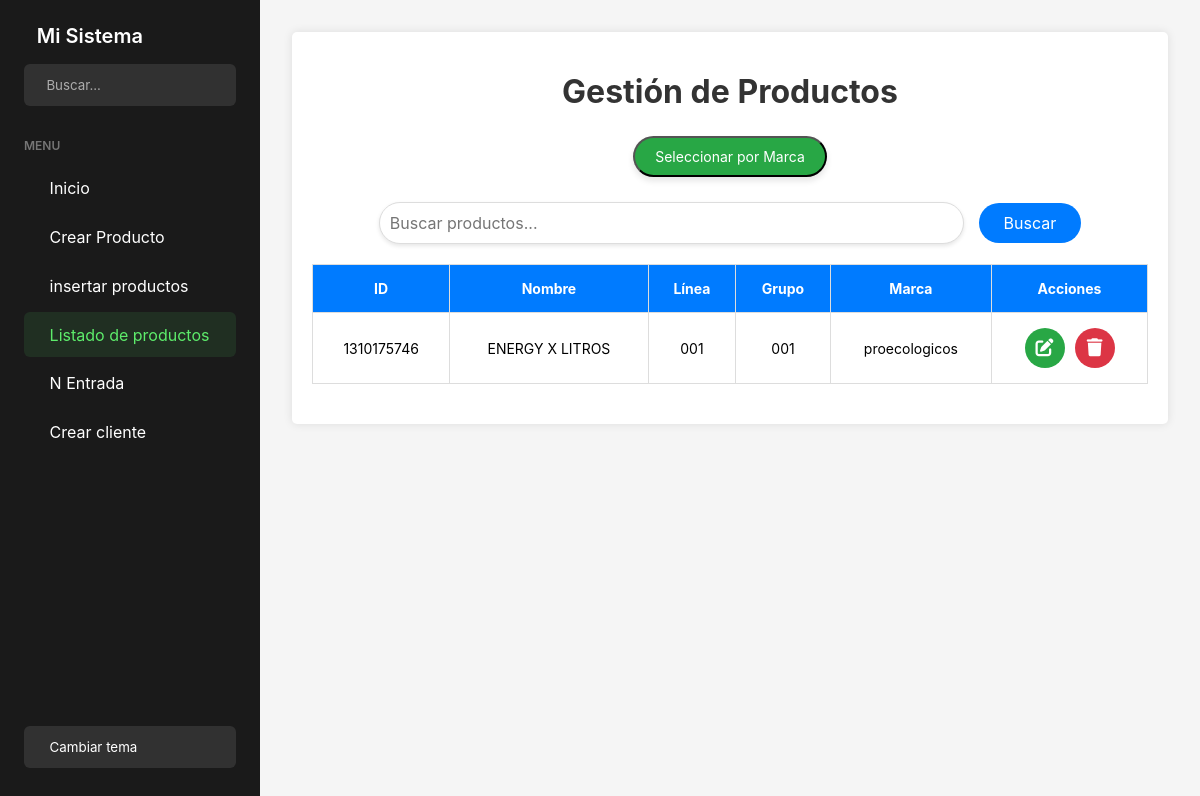
Page /productos_listado/ on the earlier database version.
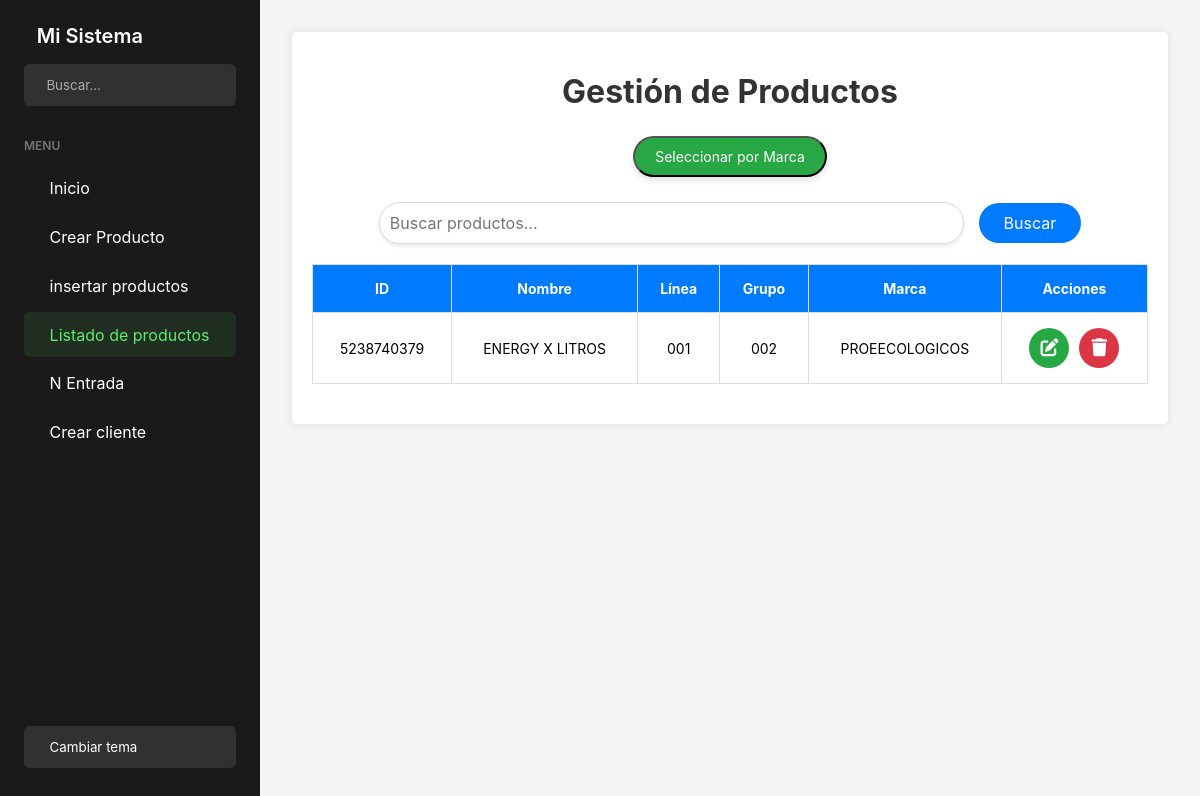
Same page on the later database version.
### APP_PM/models.py (models this page shows, shortened)
class Crear_producto(models.Model):
    LINEA_OPCIONES = [
        ('001', 'Fertilizantes'),
        ('002', 'Bioinsumos'),
        ('003', 'Materia Prima'),
        ('004', 'Coayudantes'),
        ('005', 'Comercializacion de productos'),
        ('006', 'Equipos de pulverizador'),
        ('007', 'Fungicidas'),
        ('008', 'Herbicidas'),
        ('009', 'Insecticidas'),
        ('010', 'Insumos'),
        ('011', 'Mercancia en Consignacion'),
        ('012', 'Productos fabricados - No Propios'),
    ]
    GRUPO_OPCIONES = [
        ('001', 'Biofungicidas'),
        ('002', 'Comercializacion de productos'),
        ('003', 'Materia Prima'),
        ('004', 'Fertilizantes'),
        ('005', 'Foliares'),
        ('006', 'Granulados'),
        ('007', 'Insumos'),
        ('008', 'Liquido'),
        ('009', 'Organicos'),
        ('010', 'Polvo'),
        ('011', 'Productos fabricados - No Propios'),
        ('012', 'Pulverizador Liquido'),
    ]
    id_producto = models.CharField(max_length=10, unique=True, editable=False, blank=True)
    nombre_producto = models.CharField(max_length=100)
    linea = models.CharField(max_length=100, choices=LINEA_OPCIONES)
    grupo = models.CharField(max_length=100, choices=GRUPO_OPCIONES)
    marca = models.CharField(max_length=100)

### APP_PM/views.py (the view)
# urls.py: path('productos_listado/', views.productos_listado, name='productos_listado'),
def productos_listado(request):
    query = request.GET.get('q')  # Parámetro de búsqueda
    filtro_marca = request.GET.get('marca')  # Parámetro de filtro por marca
    productos = Crear_producto.objects.all()
    if query:
        productos = productos.filter(nombre_producto__icontains=query)  # Búsqueda por nombre
    if filtro_marca:
        productos = productos.filter(marca=filtro_marca)  # Filtro por marca
    marcas = Crear_producto.objects.values_list('marca', flat=True).distinct()
    return render(request, 'Productos/productos_listado.html', {
        'productos': productos,
        'marcas': marcas
    })

### APP_PM/templates/Productos/productos_listado.html (shortened to what this page needs)
{% extends 'Home/home.html' %}
{% load static %}
{% block content %}
<!DOCTYPE html>
<html lang="es">
<head>
    <link rel="stylesheet" href="https://cdnjs.cloudflare.com/ajax/libs/font-awesome/6.0.0-beta3/css/all.min.css">
</head>
<body>
    <div class="container">
        <h2>Gestión de Productos</h2>
        <div class="filter-container">
            <button id="toggle-marcas" class="marca-button mostrar-todos">Seleccionar por Marca</button>
        </div>
        <div class="search-bar">
            <form method="GET" action="{% url 'productos_listado' %}">
                <input type="text" name="q" placeholder="Buscar productos..." value="{{ request.GET.q }}">
                <button type="submit">Buscar</button>
            </form>
        </div>
        <table>
            <thead>
                <tr>
                    <th>ID</th>
                    <th>Nombre</th>
                    <th>Línea</th>
                    <th>Grupo</th>
                    <th>Marca</th>
                    <th>Acciones</th>
                </tr>
            </thead>
            <tbody>
                {% for producto in productos %}
                <tr>
                    <td>{{ producto.id_producto }}</td>
                    <td>{{ producto.nombre_producto }}</td>
                    <td>{{ producto.linea }}</td>
                    <td>{{ producto.grupo }}</td>
                    <td>{{ producto.marca }}</td>
                    <td>
                        <div class="button-container">
                            <a href="{% url 'editar_producto' producto.id_producto %}" class="green"><i class="fas fa-edit"></i></a>
                            <a href="{% url 'eliminar_producto' producto.id_producto %}" onclick="event.preventDefault(); confirmarEliminacion(this.href);" class="red"><i class="fas fa-trash"></i></a>
                        </div>
                    </td>
                </tr>
                {% empty %}
                <tr>
                    <td colspan="6">No hay productos que coincidan con la búsqueda.</td>
                </tr>
                {% endfor %}
            </tbody>
        </table>
    </div>
</body>
</html>
{% endblock %}

Differences in the rows shown:
changed Crear_producto "ENERGY X LITROS": id_producto "1310175746" → "5238740379"; grupo "001" → "002"; marca "proecologicos" → "PROEECOLOGICOS"
